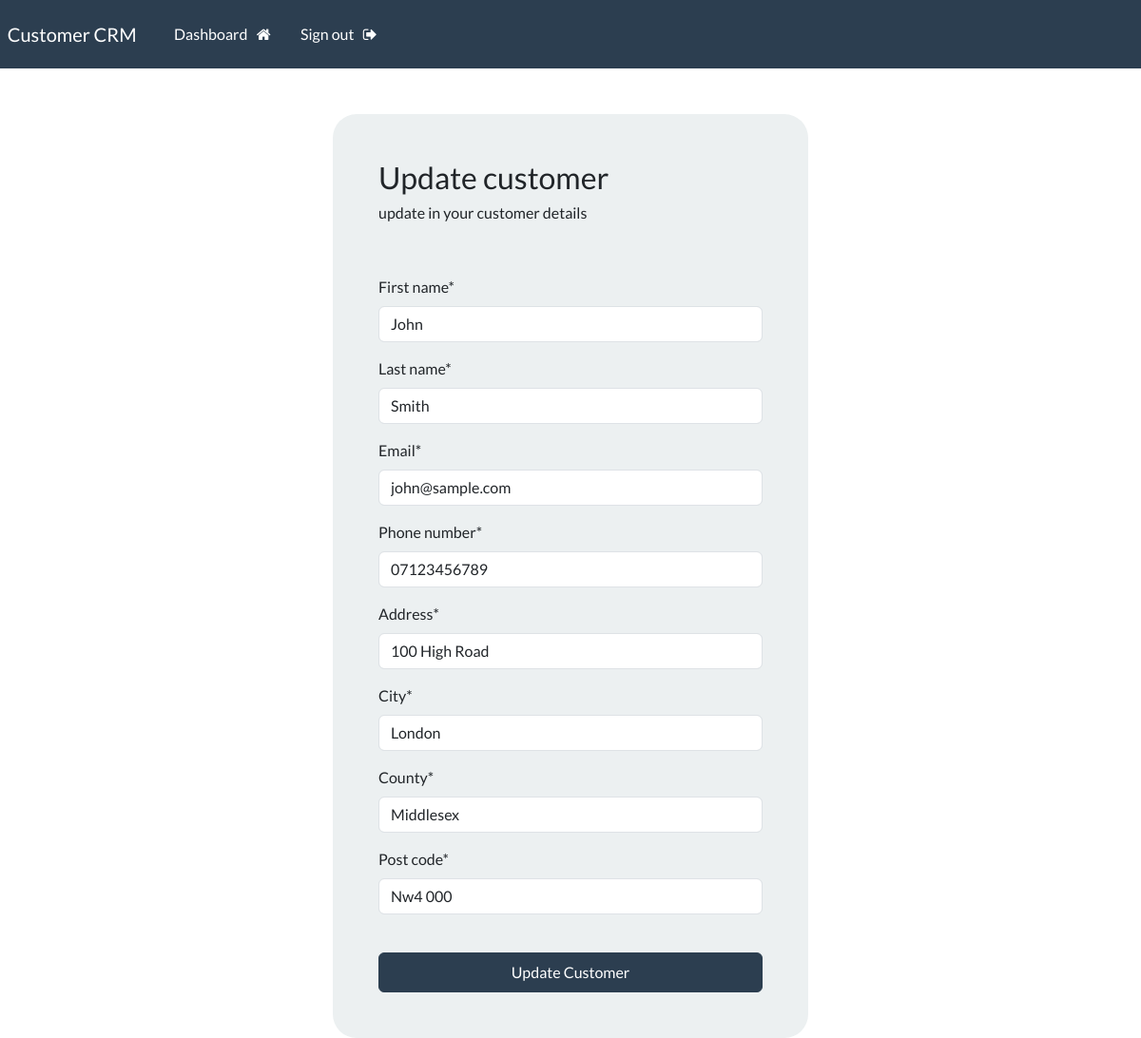
The app's page /update-customer/1 (signed in) with its own data.
### webapp/models.py (models this page shows, shortened)
class Customer(models.Model):
    first_name = models.CharField(max_length = 92)
    last_name = models.CharField(max_length = 92)
    email = models.CharField(max_length = 92)
    phone_number= models.CharField(max_length = 15)
    address = models.CharField(max_length = 300)
    city = models.CharField(max_length = 200)
    county= models.CharField(max_length = 300)
    post_code= models.CharField(max_length = 12, default='')
    created_date = models.DateTimeField(auto_now_add = True)

### webapp/views.py (the view)
# urls.py: path('update-customer/<int:pk>',views.UpdateCustomer, name='update-customer'),
@login_required(login_url="my-login")
def UpdateCustomer(request, pk):
    all_record= Customer.objects.get(id=pk)
    form = UpdateCustomerForms(instance=all_record)
    if request.method == 'POST':
        form = UpdateCustomerForms(request.POST,instance=all_record)
        if form.is_valid():
            form.save()
            messages.success(request, "Customer details has been updated!")
            return redirect("dashboard")
    context= {'form': form}
    return render(request, 'webapp/update_record.html', context=context)

### webapp/forms.py
class UpdateCustomerForms(forms.ModelForm):
    class Meta:
        model = Customer
        fields = ['first_name', 'last_name','email','phone_number','address','city','county','post_code']

### webapp/templates/webapp/update_record.html (shortened to what this page needs)
{% extends 'webapp/base.html' %}
{% load crispy_forms_tags %}
{% block content %}
<body>
    <br>
    <div class="container bg-light shadow-md p-5 form-layout">
        <h3> Update customer  </h3>
        <h6>  update in your customer details </h6>
        <br>
        <br>
    <form action ="" method ="POST" autocomplete="off">
        {{ form | crispy }}
        <br>
    <button type="submit" class= "btn btn-primary w-100 btn-block p-2"> Update Customer</button>
    </div>
</body>
{% endblock %}

### static/css/style.css (style rules this page uses)
.form-layout { padding: 10px; border-radius: 25px; width: 500px; }

### records on screen
Customer: first_name "John", last_name "Smith", email "john@sample.com", phone_number "07123456789", address "100 High Road", city "London", county "Middlesex", post_code "Nw4 000"
